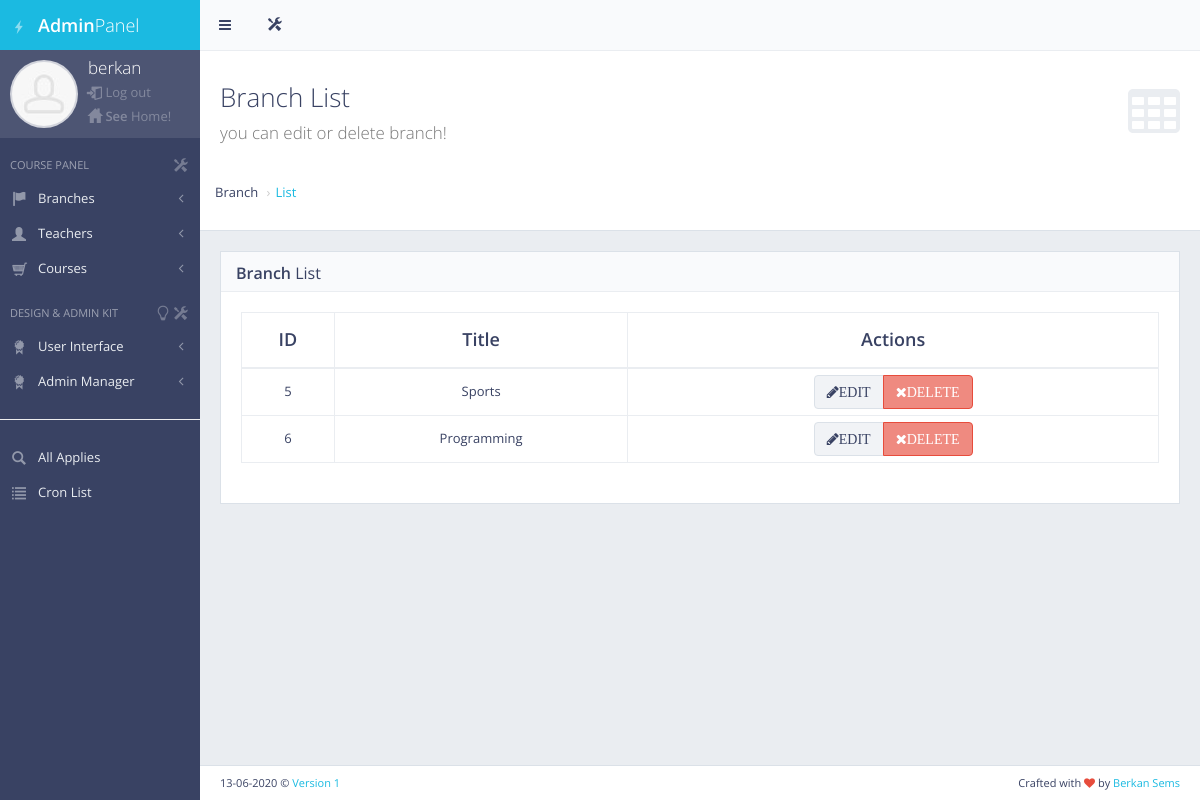
The app's page /panel/branch_list/ (signed in) with its own data.
### panel/models.py (models this page shows, shortened)
class Branch(models.Model):
    name = models.CharField(max_length=30)

### panel/decorators.py (the view)
        def wrapper_function(request, *args, **kwargs):
            group = None
            if request.user.groups.exists():
                group = request.user.groups.all()[0].name
            for role in allowed_roles:
                if group == role:
                    return view_func(request, *args, **kwargs)
            return HttpResponse("You are not authorized to view this page")

### panel/views.py (called while the page is built)
@login_required(login_url='my_login')
@allowed_users(allowed_roles=['admin'])
def branchList(request):
    branches = Branch.objects.all()
    context = {'branches': branches}
    return render(request, 'back/branch_list.html', context)

### templates/back/branch_list.html
{% extends 'back/master_panel.html' %}
{% load static %}
{% block content %}
    <div id="page-content">
        <div class="content-header">
            <div class="header-section">
                <h1>
                    <i class="fa fa-table"></i>Branch List<br><small>you can edit or delete branch!</small>
                </h1>
            </div>
            <div class="breadcrumb breadcrump-top">
                <li>Branch</li>
                <li><a href="#">List</a></li>
            </div>
        </div>
        <div class="block full">
            <div class="block-title">
                <h2><strong>Branch</strong> List</h2>
            </div>
            <div class="table-responsive">
                <table id="example-datatable" class="table table-vcenter table-condensed table-bordered">
                    <thead>
                    <tr>
                        <th class="text-center">ID</th>
                        <th class="text-center">Title</th>
                        <th class="text-center">Actions</th>
                    </tr>
                    </thead>
                    <tbody>
                    {% for branch in branches %}
                        <tr class="text-center">
                            <td>{{ branch.id }}</td>
                            <td>{{ branch.name }}</td>
                            <td class="text-center">
                                <div class="btn-group">
                                    <a href="{% url 'branch_update' branch.id %}" data-toggle="tooltip" title="Edit"
                                       class="btn btn-default"><i class="fa fa-pencil">EDIT</i></a>
                                    <a href="{% url 'branch_delete' branch.id %}" data-toggle="tooltip" title="Delete"
                                       class="btn btn-danger"><i class="fa fa-times">DELETE</i></a>
                                </div>
                            </td>
                        </tr>
                    {% endfor %}
                    </tbody>
                </table>
            </div>
        </div>
    </div>
{% endblock %}

### templates/back/master_panel.html (shortened to what this page needs)
{% load static %}
<!DOCTYPE html>
 <html class="no-js" lang="en">
    <head>
        <link rel="stylesheet" href="{% static 'back/css/bootstrap.min.css' %}">
        <link rel="stylesheet" href="{% static 'back/css/plugins.css' %}">
        <link rel="stylesheet" href="{% static 'back/css/main.css' %}">
        <link rel="stylesheet" href="{% static 'back/css/themes.css' %}">
    </head>
    <body>
        <div id="page-wrapper">
            <div id="page-container" class="sidebar-partial sidebar-visible-lg sidebar-no-animations">
                <div id="sidebar">
                    <div id="sidebar-scroll">
                        <div class="sidebar-content">
                            <a href="{% url 'panel' %}" class="sidebar-brand">
                                <i class="gi gi-flash"></i><span class="sidebar-nav-mini-hide"><strong>Admin</strong>Panel</span>
                            </a>
                            <div class="sidebar-section sidebar-user clearfix sidebar-nav-mini-hide">
                                <div class="sidebar-user-avatar">
                                    <a href="{% url 'panel' %}">
                                        <img src="{% static 'back/img/placeholders/avatars/avatar2.jpg' %}" alt="avatar">
                                    </a>
                                </div>
                                <div class="sidebar-user-name" style="margin-top: -5px">{{ request.user.username }}</div>
                                <div class="sidebar-user-links" style="margin-top: 2px">
                                    <a href="{% url 'my_logout' %}" data-toggle="tooltip" data-placement="bottom" title="Logout"><i class="gi gi-exit "></i>  Log out</a>
                                </div>
                                <div class="sidebar-user-links" style="margin-top: 5px">
                                    <a href="{% url 'home' %}" data-toggle="tooltip" data-placement="bottom" title="Logout"><i class="gi gi-home "></i> <strong>See</strong> Home!</a>
                                </div>
                            </div>
                            <ul class="sidebar-nav">
                                <li class="sidebar-header">
                                    <span class="sidebar-header-options clearfix"><a href="javascript:void(0)" data-toggle="tooltip" title="Quick Settings"><i class="gi gi-settings"></i></a></span>
                                    <span class="sidebar-header-title">Course Panel</span>
                                </li>
                                <li>
                                    <a href="#" class="sidebar-nav-menu"><i class="fa fa-angle-left sidebar-nav-indicator sidebar-nav-mini-hide"></i><i class="gi gi-flag sidebar-nav-icon"></i><span class="sidebar-nav-mini-hide">Branches</span></a>
                                </li>
                                <li>
                                    <a href="#" class="sidebar-nav-menu"><i class="fa fa-angle-left sidebar-nav-indicator sidebar-nav-mini-hide"></i><i class="hi hi-user sidebar-nav-icon"></i><span class="sidebar-nav-mini-hide">Teachers</span></a>
                                </li>
                                <li>
                                    <a href="#" class="sidebar-nav-menu"><i class="fa fa-angle-left sidebar-nav-indicator sidebar-nav-mini-hide"></i><i class="gi gi-shopping_cart sidebar-nav-icon"></i><span class="sidebar-nav-mini-hide">Courses</span></a>
                                </li>
                                <li class="sidebar-header">
                                    <span class="sidebar-header-options clearfix"><a href="javascript:void(0)" data-toggle="tooltip" title="Quick Settings"><i class="gi gi-settings"></i></a><a href="javascript:void(0)" data-toggle="tooltip" title="Change slider image and features!"><i class="gi gi-lightbulb"></i></a></span>
                                    <span class="sidebar-header-title">Design & Admin Kit</span>
                                </li>
                                <li>
                                    <a href="#" class="sidebar-nav-menu"><i class="fa fa-angle-left sidebar-nav-indicator sidebar-nav-mini-hide"></i><i class="gi gi-certificate sidebar-nav-icon"></i><span class="sidebar-nav-mini-hide">User Interface</span></a>
                                </li>
                                <li>
                                    <a href="#" class="sidebar-nav-menu"><i class="fa fa-angle-left sidebar-nav-indicator sidebar-nav-mini-hide"></i><i class="gi gi-certificate sidebar-nav-icon"></i><span class="sidebar-nav-mini-hide">Admin Manager</span></a>
                                </li>
                                <hr>
                                <li>
                                    <a href="{% url 'applies' %}"><i class="gi gi-search sidebar-nav-icon"></i>All Applies</a>
                                </li>
                                <li>
                                    <a href="{% url 'cron_list' %}"><i class="gi gi-list sidebar-nav-icon"></i>Cron List</a>
                                </li>
                            </ul>
                        </div>
                    </div>
                </div>
                <div id="main-container">
                    <header class="navbar navbar-default">
                        <ul class="nav navbar-nav-custom">
                            <li>
                                <a href="javascript:void(0)" onclick="App.sidebar('toggle-sidebar');this.blur();">
                                    <i class="fa fa-bars fa-fw"></i>
                                </a>
                            </li>
                            <li class="dropdown">
                                <a href="javascript:void(0)" class="dropdown-toggle" data-toggle="dropdown">
                                    <i class="gi gi-settings"></i>
                                </a>
                            </li>
                        </ul>
                    </header>
                    {% block content %}
                    {% endblock %}
                    <footer class="clearfix">
                        <div class="pull-right">
                            Crafted with <i class="fa fa-heart text-danger"></i> by <a href="https://1.envato.market/ydb" target="_blank">Berkan Sems</a>
                        </div>
                        <div class="pull-left">
                            <span>13-06-2020</span> &copy; <a>Version 1</a>
                        </div>
                    </footer>
                </div>
            </div>
        </div>
    </body>
</html>

### records on screen
Branch: id "5", name "Sports"
Branch: id "6", name "Programming"

### other values on screen
{{ request.user.username }} "berkan"
